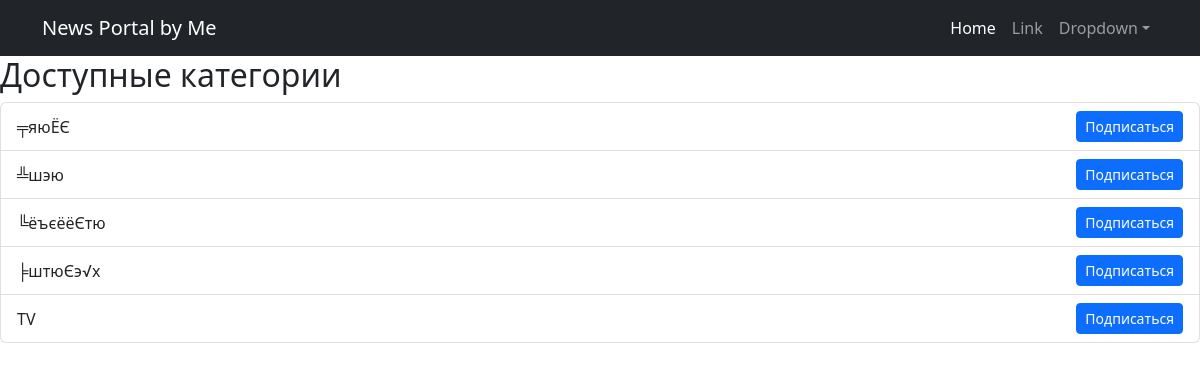
/news/categories/ (signed in), run on the app's committed database.
### news/models.py (models this page shows, shortened)
class Category(models.Model):
    category_theme = models.CharField(max_length = 30, unique = True)
    subscribers = models.ManyToManyField(User, through = 'CategoryAuthor', related_name='categories')

### news/views.py (the view)
# urls.py: path('categories/', CategoryList.as_view(), name='categories-list'),
class CategoryList(ListView):
    model = Category
    context_object_name = 'categories'
    template_name = 'caregories.html'
    pprint(context_object_name)

### templates/caregories.html
{% extends 'flatpages/default.html' %}
{% block content %}
<h2>Доступные категории</h2>
<div class="list-group">
    {% for cat in categories %}
        <div class="list-group-item d-flex justify-content-between align-items-center">
            {{ cat.category_theme }}
            {% if user.is_authenticated %}
                {% if user in cat.subscribers.all %}
                    <span class="badge bg-success">Вы подписаны</span>
                {% else %}
                    <a href="{% url 'subscribe' cat.id %}" class="btn btn-sm btn-primary">Подписаться</a>
                {% endif %}
            {% endif %}
        </div>
    {% endfor %}
</div>
{% endblock content %}

### data on the page
Category: category_theme "╤яюЁЄ", shows "Подписаться"
Category: category_theme "╩шэю", shows "Подписаться"
Category: category_theme "╚ёъєёёЄтю", shows "Подписаться"
Category: category_theme "╞штюЄэ√х", shows "Подписаться"
Category: category_theme "TV", shows "Подписаться"
